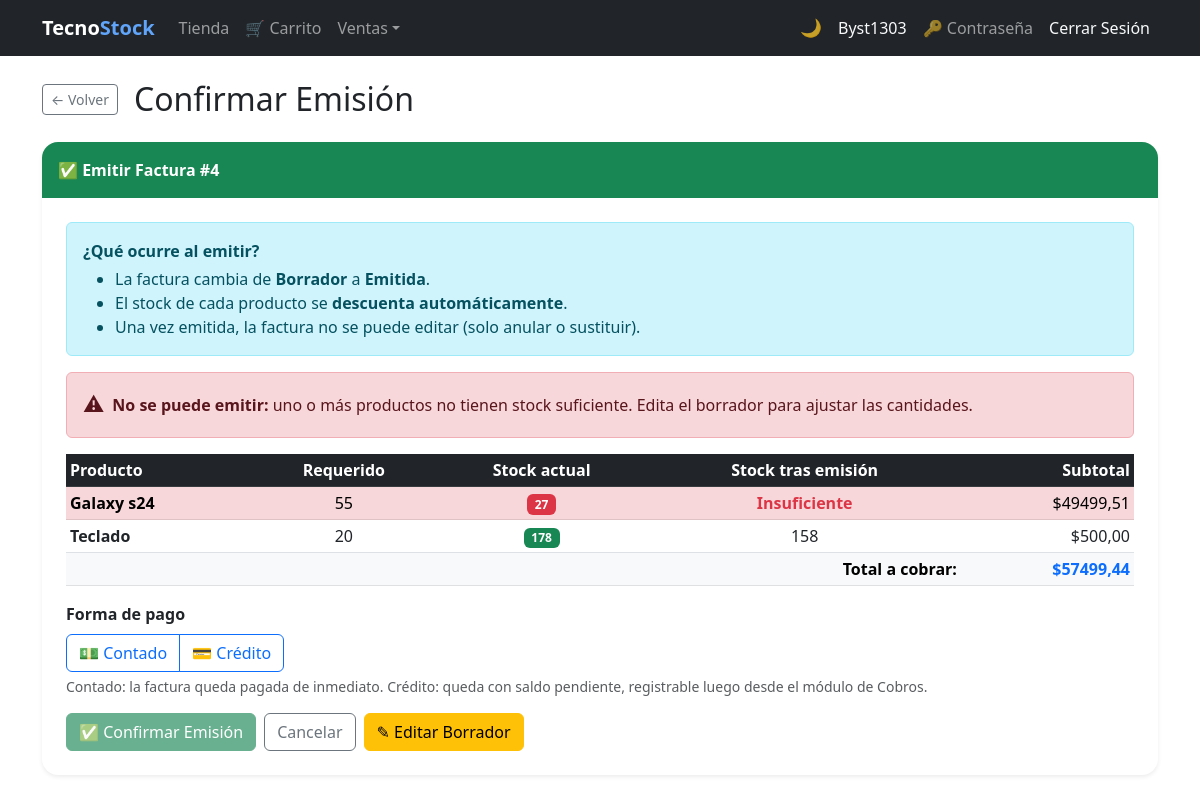
The page /invoices/4/confirm/ (signed in) on the database its author committed.
### billing/models.py (models this page shows, shortened)
class Invoice(models.Model):
    BORRADOR = 0
    EMITIDA  = 1
    ANULADA  = 2
    ESTADO_CHOICES = [
        (BORRADOR, 'Borrador'),
        (EMITIDA,  'Emitida'),
        (ANULADA,  'Anulada'),
    ]
    PENDIENTE = 'PENDIENTE'
    PAGADA    = 'PAGADA'
    ESTADO_COBRO_CHOICES = [
        (PENDIENTE, 'Pendiente'),
        (PAGADA,    'Pagada'),
    ]
    CONTADO = 'contado'
    CREDITO = 'credito'
    TIPO_PAGO_CHOICES = [
        (CONTADO, 'Contado'),
        (CREDITO, 'Crédito'),
    ]
    customer     = models.ForeignKey(Customer, on_delete=models.PROTECT, related_name='invoices')
    invoice_date = models.DateTimeField(auto_now_add=True)
    subtotal     = models.DecimalField(max_digits=12, decimal_places=2, default=0)
    tax          = models.DecimalField(max_digits=12, decimal_places=2, default=0)
    total        = models.DecimalField(max_digits=12, decimal_places=2, default=0)
    estado       = models.PositiveSmallIntegerField(
                       choices=ESTADO_CHOICES, default=BORRADOR, verbose_name='Estado')
    is_active    = models.BooleanField(default=True)
    PAYMENT_CHOICES = [('card', 'Tarjeta'), ('paypal', 'PayPal')]
    payment_method  = models.CharField(
                          max_length=10, choices=PAYMENT_CHOICES, null=True, blank=True,
                          verbose_name='Método de pago')
    paypal_order_id = models.CharField(max_length=64, null=True, blank=True)
    saldo        = models.DecimalField(
                       max_digits=12, decimal_places=2, default=0,
                       verbose_name='Saldo pendiente de cobro')
    estado_cobro = models.CharField(
                       max_length=10, choices=ESTADO_COBRO_CHOICES,
                       default=PENDIENTE, verbose_name='Estado de cobro')
    tipo_pago    = models.CharField(
                       max_length=10, choices=TIPO_PAGO_CHOICES,
                       default=CREDITO, verbose_name='Tipo de pago')
    class Meta:
        ordering = ['-invoice_date']
        permissions = [
            ('export_pdf', 'Can export PDF'),
            ('export_excel', 'Can export Excel'),
        ]
    @property
    def can_confirm(self):     return self.estado == self.BORRADOR

class InvoiceDetail(models.Model):
    invoice      = models.ForeignKey(Invoice, on_delete=models.CASCADE, related_name='details')
    product      = models.ForeignKey(Product, on_delete=models.PROTECT, related_name='invoice_details')
    quantity     = models.IntegerField(default=1, validators=[MinValueValidator(1)])
    unit_price   = models.DecimalField(max_digits=12, decimal_places=2)
    discount_pct = models.DecimalField(
        max_digits=5, decimal_places=2, default=0,
        verbose_name='Descuento (%)',
        validators=[MinValueValidator(Decimal('0')), MaxValueValidator(Decimal('100'))],
    )
    subtotal     = models.DecimalField(max_digits=12, decimal_places=2, default=0)
    tax_amount   = models.DecimalField(max_digits=12, decimal_places=2, default=0, verbose_name='IVA')

class Product(models.Model):
    name = models.CharField(max_length=200, verbose_name='Product Name')
    description = models.TextField(blank=True, null=True)
    brand = models.ForeignKey(Brand, on_delete=models.PROTECT, related_name='products')
    group = models.ForeignKey(ProductGroup, on_delete=models.PROTECT, related_name='products')
    suppliers = models.ManyToManyField(Supplier, related_name='products', blank=True)
    photo      = models.ImageField(upload_to='products/', blank=True, null=True, verbose_name='Foto')
    unit_price = models.DecimalField(max_digits=12, decimal_places=2)
    tax_rate   = models.DecimalField(
                     max_digits=5, decimal_places=4, default=Decimal('0.15'),
                     verbose_name='Tasa IVA',
                     validators=[MinValueValidator(Decimal('0')), MaxValueValidator(Decimal('1'))],
                 )
    stock = models.IntegerField(default=0)
    is_active = models.BooleanField(default=True)
    created_at = models.DateTimeField(auto_now_add=True)
    updated_at = models.DateTimeField(auto_now=True)
    class Meta:
        verbose_name = 'Product'
        verbose_name_plural = 'Products'
        ordering = ['name']
        permissions = [
            ('export_product_pdf', 'Can export Product PDF'),
            ('export_product_excel', 'Can export Product Excel'),
        ]

### billing/views.py (the view, shortened to what this page needs)
# urls.py: path('invoices/<int:pk>/confirm/', views.invoice_confirm, name='invoice_confirm'),
@login_required
def invoice_confirm(request, pk):
    invoice = get_object_or_404(Invoice, pk=pk)
    if not invoice.can_confirm:
        messages.error(request, 'Solo se puede emitir una factura en estado Borrador.')
        return redirect('billing:invoice_detail', pk=pk)
    details_with_status = [
        {
            'det': d,
            'ok': d.product.stock >= d.quantity,
            'low': d.product.stock == d.quantity,
            'remaining': d.product.stock - d.quantity,
        }
        for d in invoice.details.select_related('product').all()
    ]
    can_emit = all(row['ok'] for row in details_with_status)
    return render(request, 'billing/invoice_confirm_emit.html', {
        'invoice': invoice,
        'details_with_status': details_with_status,
        'can_emit': can_emit,
    })

### security/templatetags/security_tags.py (called while the page is built)
@register.filter(name='has_group')
def has_group(user, group_name):
    if not user.is_authenticated:
        return False
    if user.is_superuser:  # el superusuario ve todo
        return True
    return user.groups.filter(name=group_name).exists()

@register.filter(name='has_any_group')
def has_any_group(user):
    if not user.is_authenticated:
        return False
    if user.is_superuser:
        return True
    return user.groups.exists()

### billing/templates/billing/invoice_confirm_emit.html (shortened to what this page needs)
{% extends 'billing/base.html' %}
{% block content %}
<div class="d-flex align-items-center gap-3 mb-4">
  <a href="{% url 'billing:invoice_detail' invoice.pk %}" class="btn btn-outline-secondary btn-sm">&#8592; Volver</a>
  <h2 class="mb-0">Confirmar Emisión</h2>
</div>
<div class="card border-0 shadow-sm rounded-4 overflow-hidden mb-4">
  <div class="card-header border-0 py-3 bg-success">
    <span class="text-white fw-bold">&#9989; Emitir Factura #{{ invoice.id }}</span>
  </div>
  <div class="card-body p-4">
    <div class="alert alert-info">
      <strong>¿Qué ocurre al emitir?</strong>
      <ul class="mb-0 mt-1">
        <li>La factura cambia de <strong>Borrador</strong> a <strong>Emitida</strong>.</li>
        <li>El stock de cada producto se <strong>descuenta automáticamente</strong>.</li>
        <li>Una vez emitida, la factura no se puede editar (solo anular o sustituir).</li>
      </ul>
    </div>
    {% if not can_emit %}
    <div class="alert alert-danger d-flex align-items-center gap-2">
      <span class="emit-warn-icon">&#9888;</span>
      <div>
        <strong>No se puede emitir:</strong> uno o más productos no tienen stock suficiente.
        Edita el borrador para ajustar las cantidades.
      </div>
    </div>
    {% endif %}
    <table class="table table-sm table-hover mt-3">
      <thead class="table-dark">
        <tr>
          <th>Producto</th>
          <th class="text-center">Requerido</th>
          <th class="text-center">Stock actual</th>
          <th class="text-center">Stock tras emisión</th>
          <th class="text-end">Subtotal</th>
        </tr>
      </thead>
      <tbody>
        {% for row in details_with_status %}
        <tr class="{% if not row.ok %}table-danger{% elif row.low %}table-warning{% endif %}">
          <td class="fw-semibold">{{ row.det.product.name }}</td>
          <td class="text-center">{{ row.det.quantity }}</td>
          <td class="text-center">
            {% if not row.ok %}
              <span class="badge bg-danger">{{ row.det.product.stock }}</span>
            {% elif row.low %}
              <span class="badge bg-warning text-dark">{{ row.det.product.stock }}</span>
            {% else %}
              <span class="badge bg-success">{{ row.det.product.stock }}</span>
            {% endif %}
          </td>
          <td class="text-center">
            {% if not row.ok %}
              <span class="text-danger fw-bold">Insuficiente</span>
            {% else %}
              <span class="{% if row.remaining == 0 %}text-warning fw-semibold{% endif %}">
                {{ row.remaining }}
              </span>
            {% endif %}
          </td>
          <td class="text-end">${{ row.det.subtotal }}</td>
        </tr>
        {% endfor %}
      </tbody>
      <tfoot class="table-light">
        <tr>
          <td colspan="4" class="text-end fw-bold">Total a cobrar:</td>
          <td class="text-end fw-bold text-primary">${{ invoice.total }}</td>
        </tr>
      </tfoot>
    </table>
    <form method="post" class="mt-3">
      <div class="mb-3">
        <label class="form-label fw-semibold d-block">Forma de pago</label>
        <div class="btn-group" role="group" aria-label="Forma de pago">
          <label class="btn btn-outline-primary" for="tp-contado">&#128181; Contado</label>
          <label class="btn btn-outline-primary" for="tp-credito">&#128179; Crédito</label>
        </div>
        <div class="form-text">
          Contado: la factura queda pagada de inmediato. Crédito: queda con saldo pendiente,
          registrable luego desde el módulo de Cobros.
        </div>
      </div>
      <div class="d-flex gap-2">
        <button type="submit" class="btn btn-success" {% if not can_emit %}disabled{% endif %}>
          &#9989; Confirmar Emisión
        </button>
        <a href="{% url 'billing:invoice_detail' invoice.pk %}" class="btn btn-outline-secondary">Cancelar</a>
        {% if not can_emit %}
        <a href="{% url 'billing:invoice_update' invoice.pk %}" class="btn btn-warning">
          &#9998; Editar Borrador
        </a>
        {% endif %}
      </div>
    </form>
  </div>
</div>
{% endblock %}

### billing/templates/billing/base.html (shortened to what this page needs)
{% load security_tags %}
<!DOCTYPE html>
<html lang="es">
<head>
  <link href="https://cdn.jsdelivr.net/npm/bootstrap@5.3.0/dist/css/bootstrap.min.css" rel="stylesheet">
</head>
<body>
<nav class="navbar navbar-expand-lg navbar-dark bg-dark">
  <div class="container">
    <a class="navbar-brand fw-bold" href="{% url 'billing:home' %}">Tecno<span class="nav-brand-accent">Stock</span></a>
    <div class="collapse navbar-collapse" id="nav">
      <ul class="navbar-nav me-auto">
        {% if user.is_authenticated %}
        {% if user|has_group:'Cliente' %}
        <li class="nav-item"><a class="nav-link" href="{% url 'store:catalog' %}">Tienda</a></li>
        <li class="nav-item"><a class="nav-link" href="{% url 'store:cart' %}">&#128722; Carrito</a></li>
        {% endif %}
        <li class="nav-item dropdown">
          <a class="nav-link dropdown-toggle" href="#" role="button" data-bs-toggle="dropdown" aria-expanded="false">Ventas</a>
        </li>
        {% endif %}
      </ul>
      <ul class="navbar-nav align-items-center">
        <li class="nav-item"><button type="button" class="theme-toggle-btn" id="theme-toggle" onclick="toggleTheme()" title="Cambiar tema claro / oscuro"><span id="theme-icon">&#127769;</span></button></li>
        <li class="nav-item">{% if user.is_authenticated %}<a class="nav-link text-light" href="{% url 'billing:dashboard' %}">{{ user.username }}</a>{% endif %}</li>
        <li class="nav-item">{% if user.is_authenticated %}<a class="nav-link" href="{% url 'password_change' %}" title="Cambiar contraseña">&#128273; Contraseña</a>{% endif %}</li>
        <li class="nav-item">{% if user.is_authenticated %}<form method="post" action="{% url 'logout' %}" class="d-inline">{% csrf_token %}<button type="submit" class="nav-link btn btn-link text-light btn-nav-link">Cerrar Sesión</button></form>{% else %}<a class="nav-link" href="{% url 'login' %}">Iniciar Sesión</a>{% endif %}</li>
      </ul>
    </div>
  </div>
</nav>
<div class="container mt-4">
  {% block content %}{% endblock %}
</div>
</body>
</html>

### billing/templates/billing/base.html (style rules this page uses)
.btn-nav-link { text-decoration: none; }
.nav-brand-accent { color: #60a5fa; }
.theme-toggle-btn { background: none; border: none; cursor: pointer; font-size: 1.1rem; line-height: 1; padding: .375rem .5rem; border-radius: .375rem; transition: background .2s; color: rgba(255,255,255,.75); }

### billing/templates/billing/invoice_confirm_emit.html (style rules this page uses)
.emit-warn-icon { font-size: 1.3rem; }

### rows shown on the page
Invoice: id "4", total "57499,44"
InvoiceDetail: det.product.name "Galaxy s24", det.quantity "55", det.product.stock "27", shows "Insuficiente", det.subtotal "49499,51"
InvoiceDetail: det.product.name "Teclado", det.quantity "20", det.product.stock "178", remaining "158", det.subtotal "500,00"

### other values the page prints
{{ user.username }} "Byst1303"
